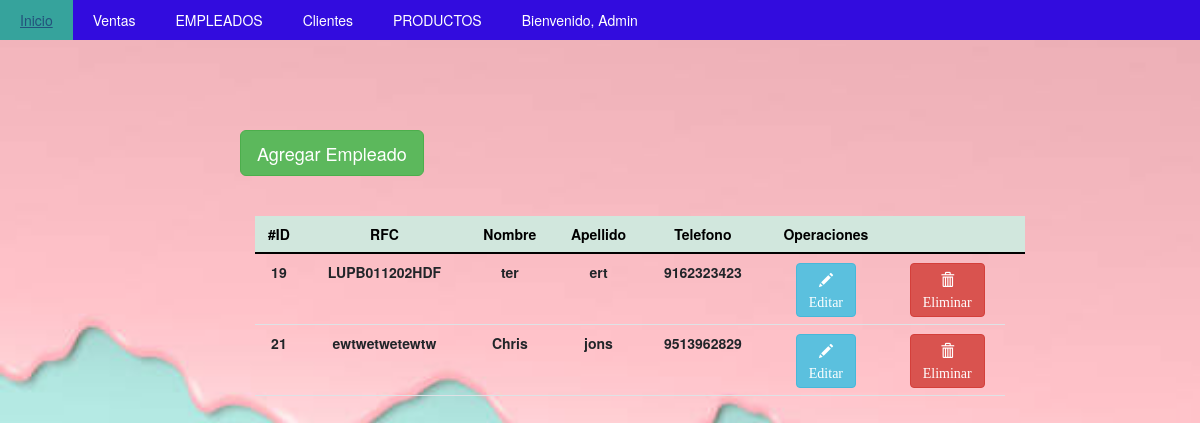
The page /empleado/empleado.php (signed in) on the database its author committed.
### tables this page shows
CREATE TABLE `empleado` (
  `Id_Empleado` int(11) NOT NULL,
  `rfc` varchar(13) NOT NULL,
  `nombres` varchar(70) NOT NULL,
  `apellidos` varchar(70) NOT NULL,
  `Telefono` varchar(10) NOT NULL
);

### empleado/empleado.php (the view, shortened to what this page needs)
<?php
    $con=conectar();
    $sql="SELECT *  FROM empleado";
    $query=mysqli_query($con,$sql);
?>
<!DOCTYPE html>
<html>
    <head>
        <link href="../style_menu.css" rel="stylesheet">
        <link href="https://cdn.jsdelivr.net/npm/bootstrap@5.0.0-beta1/dist/css/bootstrap.min.css" rel="stylesheet">
        <link rel="stylesheet" href="https://maxcdn.bootstrapcdn.com/bootstrap/3.4.0/css/bootstrap.min.css">
</head>
<body>
<nav>
<ul>
	<li><a href="../menu.php">Inicio</a></li>
      <li><a href="../venta/venta.php">Ventas</a></li>
      <?php if($_SESSION['rol'] == 1) { ?>
        <li><a href="../empleado/empleado.php">EMPLEADOS</a></li> <?php } ?>
				<li><a href="../cliente/cliente.php">Clientes</a></li>
				<li><a href="../productos/AgregarProducto.php">PRODUCTOS</a></li>
				<li><a href="#">Bienvenido, <?php echo $_SESSION['nombre']; ?></a>
            </li>
		</ul>
		</nav>
<br>
<br>
<br>
<button type="button" class="btn btn-success btn-lg" id="myBtn" style="margin-left: 240px;">Agregar Empleado</button>
<br>
<br>
<br>
<div class="col-md-8" style="margin-left: 240px; text-align: center; align-items: center;">
                         <table class="table" >
                                <thead class="table-success table-striped" >
                                    <tr>
                                    <th>#ID</th>
                                    <th>RFC</th>
                                        <th>Nombre</th>
                                        <th>Apellido</th>
                                        <th>Telefono</th>
                                        <th>Operaciones</th>
                                        <th></th>
                                        <th></th>
                                    </tr>
                                </thead>
                            <tbody>
                                        <?php
                                            while($row=mysqli_fetch_array($query)){
                                        ?>
                                        <tr>
                                            <th><?php  echo $row['Id_Empleado']?></th>
                                                <th><?php  echo $row['rfc']?></th>
                                                <th><?php  echo $row['nombres']?></th>
                                                <th><?php  echo $row['apellidos']?></th>
                                                <th><?php  echo $row['Telefono']?></th>
                                                <th><a href="actualizar.php?id=<?php echo $row['Id_Empleado'] ?>" class="btn btn-info glyphicon glyphicon-pencil "><br>Editar</a></th>
                                                <th><a href="delete.php?id=<?php echo $row['Id_Empleado'] ?>" class="btn btn-danger glyphicon glyphicon-trash"><br>Eliminar</a></th>
                                            </tr>
                                        <?php
                                         }
                                         ?>
                                 </tbody>
                             </table>
                     </div>
 </body>
 </html>

### style_menu.css (style rules this page uses)
body { background-image: url("img/formulario12.jpg"); background-size: cover; background-repeat:no-repeat; margin-top: auto; }
nav { background:#320cde; position: relative; }
nav ul { list-style:none; padding:0; margin:0; overflow:hidden; }
nav > ul > li { float:left; }
nav ul li a { text-decoration:none; color:#fff; display:block; padding:10px 20px; }

### empleado/empleado.php (style rules this page uses)
tr, th { text-align: center; align-items: center; }

### rows shown on the page
empleado: Id_Empleado "19", rfc "LUPB011202HDF", nombres "ter", apellidos "ert", Telefono "9162323423"
empleado: Id_Empleado "21", rfc "ewtwetwetewtw", nombres "Chris", apellidos "jons", Telefono "9513962829"

### other values the page prints
$_SESSION['nombre'] "Admin"
